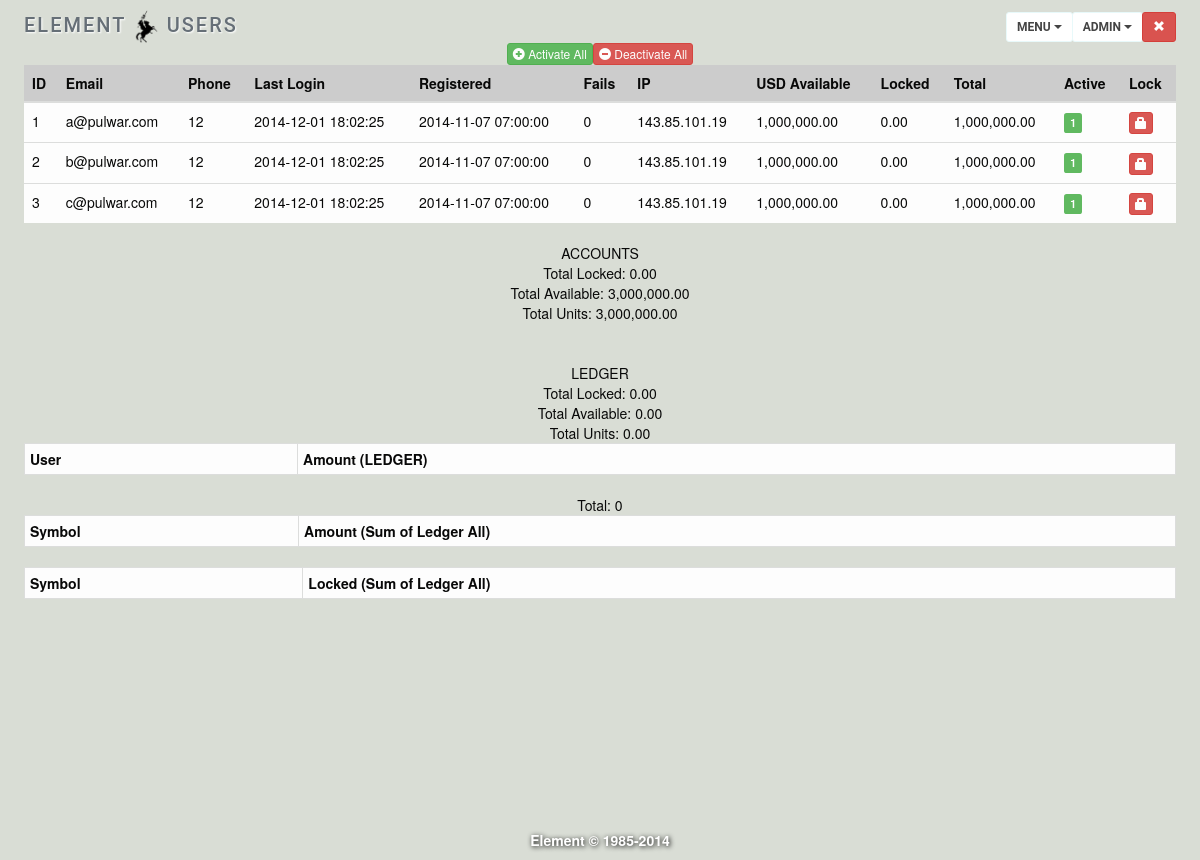
/admin_users.php (signed in), run on the app's committed database.
### tables this page shows
CREATE TABLE IF NOT EXISTS `users` (
  `id` int(10) NOT NULL AUTO_INCREMENT COMMENT 'user id',
  `email` varchar(63) NOT NULL,
  `fname` varchar(63) NOT NULL,
  `lname` varchar(63) NOT NULL,
  `birth` date NOT NULL,
  `address` varchar(63) NOT NULL,
  `city` varchar(63) NOT NULL,
  `region` varchar(63) NOT NULL,
  `zip` int(20) NOT NULL,
  `phone` int(20) NOT NULL,
  `question` varchar(63) NOT NULL,
  `answer` varchar(63) NOT NULL,
  `password` char(128) NOT NULL,
  `registered` timestamp NOT NULL DEFAULT CURRENT_TIMESTAMP,
  `last_login` timestamp NULL DEFAULT NULL,
  `ip` varchar(15) NOT NULL,
  `fails` int(1) NOT NULL DEFAULT '0' COMMENT 'failed login attempts',
  `active` int(1) NOT NULL DEFAULT '0' COMMENT '0 inactive or 1 active',
  PRIMARY KEY (`id`)
);

CREATE TABLE IF NOT EXISTS `accounts` (
  `id` int(10) NOT NULL,
  `units` bigint(20) unsigned NOT NULL DEFAULT '0',
  `loan` bigint(20) unsigned NOT NULL DEFAULT '0',
  `rate` decimal(65,30) NOT NULL DEFAULT '0.000000000000000000000000000000',
  `approved` int(1) NOT NULL DEFAULT '0',
  PRIMARY KEY (`id`)
);

### includes/constants.php (called while the page is built, shortened)
<?php
$unittype = "USD";
?>

### includes/functions_exchange.php (called while the page is built, shortened)
<?php
function getPrice($price)
{
    require 'constants.php';
    $price = $price / 1000;
    return ($price);
}
?>

### templates/admin_users_form.php (the view, shortened to what this page needs)
            <span class="input-group-btn">
                <form action="admin_users.php" method="post"><button type="submit" class="btn btn-success btn-xs" name="activate" value="ALL"><span class="glyphicon glyphicon-plus-sign"></span> Activate All</button></form>
                <form action="admin_users.php" method="post"><button type="submit" class="btn btn-danger btn-xs" name="deactivate" value="ALL"><span class="glyphicon glyphicon-minus-sign"></span> Deactivate All</button></form>
            </span>
<table class="table" align="center">
    <thead>
        <tr bgcolor="#CCCCCC">
            <th>ID</th>
            <th>Email</th>
            <th>Phone</th>
            <th>Last Login</th>
            <th>Registered</th>
			<th>Fails</th>
            <th>IP</th>
            <th><?php echo($unittype)  ?> Available</th>
            <th>Locked</th>
            <th>Total</th>
            <th>Active</th>
            <th>Lock</th>
        </tr>
    </thead>
    <tbody>
<?php
$lockedunits=0;
$availableunits=0;
	    foreach ($searchusers as $row)
        {
            echo("<tr>");
            echo("<td>" . number_format($row["id"],0,".",",") . "</td>");
            echo("<td>" . htmlspecialchars($row["email"]) . "</td>");
            echo("<td>" . htmlspecialchars($row["phone"]) . "</td>");
            echo("<td>" . (date('Y-m-d H:i:s', strtotime($row["last_login"])) . "</td>"));
            echo("<td>" . (date('Y-m-d H:i:s', strtotime($row["registered"])) . "</td>"));
            echo("<td>" . htmlspecialchars($row["fails"]) . "</td>");
            echo("<td>" . htmlspecialchars($row["ip"]) . "</td>");
            echo("<td>" . number_format($row["units"],2,".",",") . "</td>");
            echo("<td>" . number_format($row["locked"],2,".",",") . "</td>");
            echo("<td>" . number_format(($row["locked"]+$row["units"]),2,".",",") . "</td>");
            if($row["active"]==1)
            {
                echo("<td><span class='label label-success'>" . number_format($row["active"],0,".",",") . "</span></td>");
                echo('<td><form method="post" action="admin_users.php"><button type="submit" class="btn btn-danger btn-xs" name="deactivate" value="' . $row["id"] . '"><span class="glyphicon glyphicon-lock"></span></button></form></td>');
            }
            echo("</tr>");
        $lockedunits=$lockedunits+$row["locked"];
	$availableunits=$availableunits+$row["units"];
        }
    ?>
    </tbody>
</table>
ACCOUNTS<br>
Total Locked: <?php echo number_format(($lockedunits),2,".",","); ?><br>
Total Available:  <?php echo number_format(($availableunits),2,".",","); ?><br>
Total Units:  <?php echo number_format(($lockedunits + $availableunits),2,".",","); ?><br>
<BR><BR>
<?php
$ledgerlocked = query("SELECT SUM(`amount`) AS 'amount' FROM `ledger` WHERE (`symbol`='XBT' AND `category`='locked')");
$ledgeravailable = query("SELECT SUM(`amount`) AS 'amount' FROM `ledger` WHERE (`symbol`='XBT' AND `category`='available')");
$ledgerlock = getPrice($ledgerlocked[0]["amount"]);
$ledgerunit = getPrice($ledgeravailable[0]["amount"]);
$ledgertotal = $ledgerlock+$ledgerunit;
?>
LEDGER<br>
Total Locked: <?php echo number_format(($ledgerlock),2,".",","); ?><br>
Total Available:  <?php echo number_format(($ledgerunit),2,".",",");  ?><br>
Total Units:  <?php echo number_format(($ledgertotal),2,".",","); ?><br>
<table class="table table-condensed  table-bordered" >
    <tr>
        <td><b>User</b></td>
        <td><b>Amount (LEDGER)</b></td>
    </tr>
    <?php
    $totalunits=0;
    ?>
</table>
Total: <?php echo $totalunits; ?>
<table class="table table-condensed  table-bordered" >
    <tr>
        <td><b>Symbol</b></td>
        <td><b>Amount (Sum of Ledger All)</b></td>
    </tr>
</table>
<table class="table table-condensed  table-bordered" >
    <tr>
        <td><b>Symbol</b></td>
        <td><b>Locked (Sum of Ledger All)</b></td>
    </tr>
</table>

### templates/header.php (style rules this page uses)
.table { margin-bottom:0; }

### data on the page
users: accounts.id "1", email "a@pulwar.com", phone "12", last_login "2014-12-01 18:02:25", registered "2014-11-07 07:00:00", fails "0", ip "143.85.101.19", units "1,000,000.00", locked "0.00", active "1"
users: accounts.id "2", email "b@pulwar.com", phone "12", last_login "2014-12-01 18:02:25", registered "2014-11-07 07:00:00", fails "0", ip "143.85.101.19", units "1,000,000.00", locked "0.00", active "1"
users: accounts.id "3", email "c@pulwar.com", phone "12", last_login "2014-12-01 18:02:25", registered "2014-11-07 07:00:00", fails "0", ip "143.85.101.19", units "1,000,000.00", locked "0.00", active "1"

### other printed values
$sitename "ELEMENT"
$title "USERS"
$unittype "USD"
$lockedunits "0.00"
$availableunits "3,000,000.00"
$lockedunits + $availableunits "3,000,000.00"
$ledgerlock "0.00"
$ledgerunit "0.00"
$ledgertotal "0.00"
$totalunits "0"
$sitename "Element"
